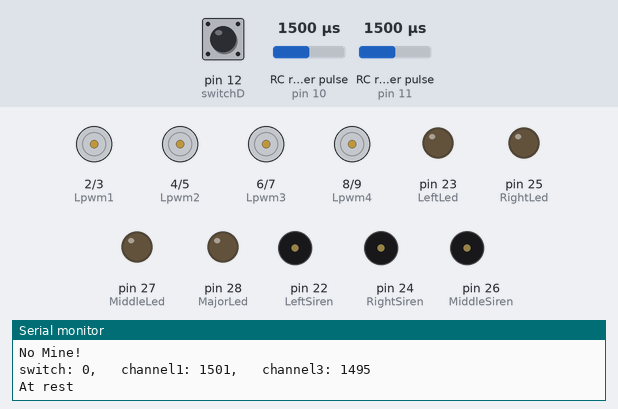
This sketch was run on a simulated Arduino Mega 2560, built with avr-gcc and run on an emulated ATmega2560. On the bench: motor-driver pin pairs drawn as motors (green arrow = first pin HIGH = forward, orange = second pin HIGH = backward, longer = more drive), output pins drawn as LEDs (lit = HIGH), buzzer (waves = sounding, pin HIGH), the last lines printed to the serial monitor. Wiring (inferred from the names in the program): 2 × RC receiver channel: data pin 10 / data pin 11. The inputs (shaded band) are chosen by the test bench; at power-on: RC receiver pulse (sensors on pin 10, pin 11) 1500 µs, pin 12 (switchD) HIGH.

Above: at 1.2 s.
1.3 s: RC receiver pulse (sensor on pin 10) set to 1540 µs
At 1.46 s:
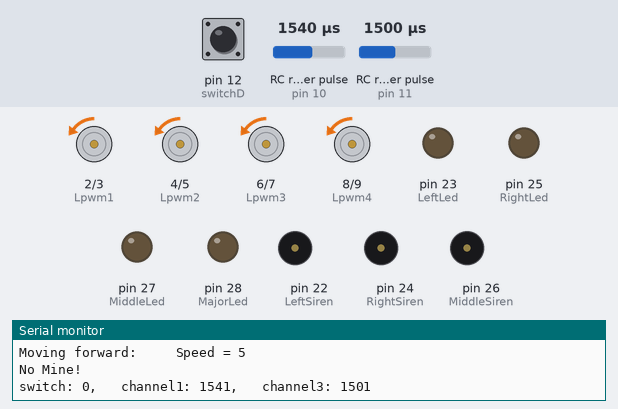
4.3 s: RC receiver pulse (sensor on pin 10) set to 1020 µs
5.8 s: RC receiver pulse (sensor on pin 10) set to 1750 µs
At 7.0 s:
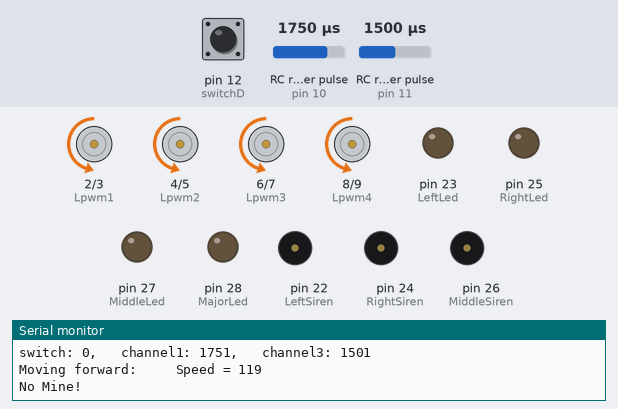
7.3 s: RC receiver pulse (sensor on pin 10) set to 1250 µs
At 8.2 s:
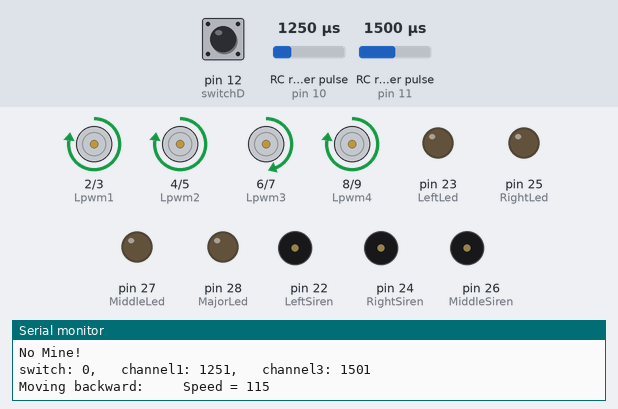
8.8 s: RC receiver pulse (sensor on pin 10) set to 1980 µs
At 10.1 s:
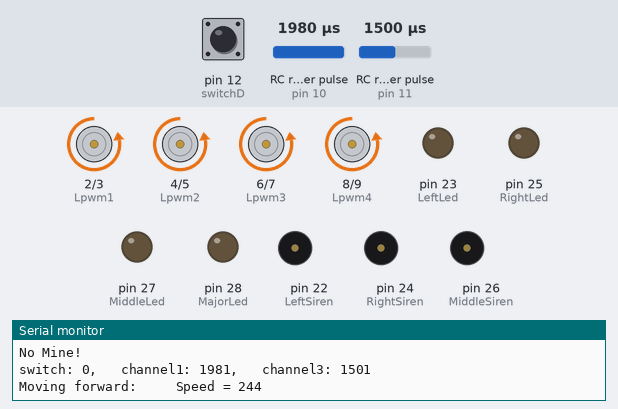
10.4 s: RC receiver pulse (sensor on pin 10) set to 1450 µs
At 11.8 s:
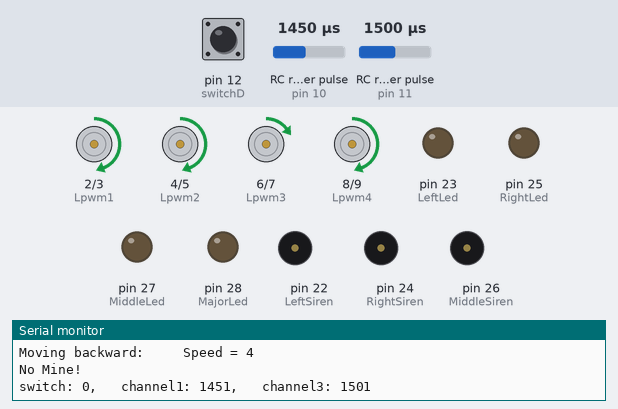
Timing chart, 0 to 12.9 s (numbered marks = the images above; inputs shaded):
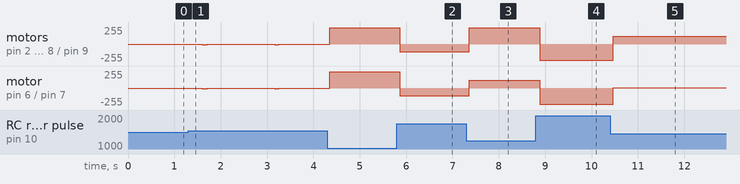

The sketch:

Main_Code.ino
```cpp
/**
 * Minesweepers'18 Manual System
*/

/**
 * Sirens
 */
int LeftSiren = 22;
int RightSiren = 24;
int MiddleSiren = 26;

/**
 * Leds
 */
int LeftLed = 23;
int RightLed = 25;
int MiddleLed = 27;
int MajorLed = 28;

/**
 * Metal Detectors
 */
int LeftDetector = 30;
int RightDetector = 31;
int MiddleDetector = 32;

bool isLeft = false;
bool isRight = false;
bool isMiddle = false;
/**
 * Motors
 */
//Left Motors
int Lpwm1 = 2;
int Rpwm1 = 3;
int Lpwm2 = 4;
int Rpwm2 = 5;

//Right Motors
int Lpwm3 = 6;
int Rpwm3 = 7;
int Lpwm4 = 8;
int Rpwm4 = 9;

int rc_channel1 = 10;
int rc_channel3 = 11;
int switchD = 12;

void setup() {
  pinMode(Lpwm1,OUTPUT);
  pinMode(Rpwm1,OUTPUT);
  pinMode(Lpwm2,OUTPUT);
  pinMode(Rpwm2,OUTPUT);
  pinMode(Lpwm3,OUTPUT);
  pinMode(Rpwm3,OUTPUT);
  pinMode(Lpwm4,OUTPUT);
  pinMode(Rpwm4,OUTPUT);

  pinMode(LeftSiren,OUTPUT);
  pinMode(RightSiren,OUTPUT);
  pinMode(MiddleSiren,OUTPUT);

  pinMode(LeftLed,OUTPUT);
  pinMode(RightLed,OUTPUT);
  pinMode(MiddleLed,OUTPUT);
  pinMode(MajorLed,OUTPUT);

  pinMode(LeftDetector, INPUT);
  pinMode(MiddleDetector, INPUT);
  pinMode(RightDetector, INPUT);

  pinMode(rc_channel1, INPUT);
  pinMode(rc_channel3, INPUT);
  pinMode(switchD, INPUT);

  Serial.begin(9600);
}

void loop() {
  int pwm = 0;
  int swd = pulseIn(switchD, HIGH, 25000);
  int rc1 = pulseIn(rc_channel1, HIGH, 25000);
  int rc3 = pulseIn(rc_channel3, HIGH, 25000);

  Serial.print("switch: ");
  Serial.print(swd);
  Serial.print(",   channel1: ");
  Serial.print(rc1);
  Serial.print(",   channel3: ");
  Serial.println(rc3);

  Move(pwm, swd, rc1, rc3);
  Detect();

  delay(10);
}

//Detection
void Detect(){
  if(LeftDetector == 1 && RightDetector != 1 && MiddleDetector != 1){
    digitalWrite(LeftLed, HIGH);
    digitalWrite(LeftSiren, HIGH);
    digitalWrite(MajorLed, HIGH);
    Forward(0);
    Backward(0);
    Right(0);
    Left(0);
    Serial.println("Mine is left");
  }
  else if(RightDetector == 1 && LeftDetector != 1 && MiddleDetector != 1){
    digitalWrite(RightLed, HIGH);
    digitalWrite(RightSiren, HIGH);
    digitalWrite(MajorLed, HIGH);
    Serial.println("Mine is right");
  }
  else if(MiddleDetector == 1 && LeftDetector != 1 && RightDetector != 1){
    digitalWrite(MiddleLed, HIGH);
    digitalWrite(MiddleSiren, HIGH);
    digitalWrite(MajorLed, HIGH);
    Forward(0);
    Backward(0);
    Right(0);
    Left(0);
    Serial.println("Mine is middle");
  }
  else if(LeftDetector == 1 && RightDetector == 1 && MiddleDetector != 1){
    digitalWrite(LeftLed, HIGH);
    digitalWrite(LeftSiren, HIGH);
    digitalWrite(RightLed, HIGH);
    digitalWrite(RightSiren, HIGH);
    digitalWrite(MajorLed, HIGH);
    Forward(0);
    Backward(0);
    Right(0);
    Left(0);
    Serial.println("Mine is right and left");
  }
  else if(LeftDetector == 1 && MiddleDetector == 1 && RightDetector != 1){
    digitalWrite(LeftLed, HIGH);
    digitalWrite(LeftSiren, HIGH);
    digitalWrite(MiddleLed, HIGH);
    digitalWrite(MiddleSiren, HIGH);
    digitalWrite(MajorLed, HIGH);
    Forward(0);
    Backward(0);
    Right(0);
    Left(0);
    Serial.println("Mine is middle and left");
  }
  else if(RightDetector == 1 && MiddleDetector == 1 && LeftDetector != 1){
    digitalWrite(RightLed, HIGH);
    digitalWrite(RightSiren, HIGH);
    digitalWrite(MiddleLed, HIGH);
    digitalWrite(MiddleSiren, HIGH);
    digitalWrite(MajorLed, HIGH);
    Forward(0);
    Backward(0);
    Right(0);
    Left(0);
    Serial.println("Mine is middle and right");
  }
  else if(LeftDetector == 1 && MiddleDetector ==1 && RightDetector == 1){
    digitalWrite(RightLed, HIGH);
    digitalWrite(RightSiren, HIGH);
    digitalWrite(MiddleLed, HIGH);
    digitalWrite(MiddleSiren, HIGH);
    digitalWrite(LeftLed, HIGH);
    digitalWrite(LeftSiren, HIGH);
    digitalWrite(MajorLed, HIGH);
    Forward(0);
    Backward(0);
    Right(0);
    Left(0);
    Serial.println("Mine is all around the rover");
  }
  else{
    digitalWrite(RightLed, LOW);
    digitalWrite(RightSiren, LOW);
    digitalWrite(MiddleLed, LOW);
    digitalWrite(MiddleSiren, LOW);
    digitalWrite(LeftLed, LOW);
    digitalWrite(LeftSiren, LOW);
    digitalWrite(MajorLed, LOW);
    Serial.println("No Mine!");
  }
}


//Motion
void Move(int pwm, int swd, int rc1, int rc3){
  int swtch = map(swd, 1000, 2000, 0, 255);
    if(rc1 == 0 || rc3 == 0){
    Serial.println("No Signal yasta");
    Forward(0);
    Backward(0);
    Right(0);
    Left(0);
  }
  else if(rc1 > 1530){
      pwm = map(rc1, 1530, 2000, 0, 255);
      Forward(pwm);
      Serial.print("Moving forward:     Speed = ");
      Serial.println(pwm);
    }
  else if(rc1 < 1460){
      pwm = map(rc1, 1460, 1000, 0, 255);
      Backward(pwm);
      Serial.print("Moving backward:     Speed = ");
      Serial.println(pwm);
  }
  else if(rc3 > 1530){
      pwm = map(rc3, 1530, 2000, 0, 255);
      Right(pwm);
      Serial.print("Moving Left:     Speed = ");
      Serial.println(pwm);
    }
  else if(rc3 < 1460){
      pwm = map(rc3, 1460, 1000, 0, 255);
      Left(pwm);
      Serial.print("Moving Left:     Speed = ");
      Serial.println(pwm);
  }
  else if(swtch == 255){
    //TODO
  }
  else{
    Serial.println("At rest");
    Forward(0);
    Backward(0);
    Right(0);
    Left(0);
  }

}

void Forward(int velocity){
  analogWrite(Lpwm1,0);
  analogWrite(Rpwm1,velocity);
  analogWrite(Lpwm2,0);
  analogWrite(Rpwm2,velocity);
  analogWrite(Lpwm3,0);
  analogWrite(Rpwm3,velocity);
  analogWrite(Lpwm4,0);
  analogWrite(Rpwm4,velocity);
}
void Backward(int velocity){
  analogWrite(Lpwm1,velocity);
  analogWrite(Rpwm1,0);
  analogWrite(Lpwm2,velocity);
  analogWrite(Rpwm2,0);
  analogWrite(Lpwm3,velocity);
  analogWrite(Rpwm3,0);
  analogWrite(Lpwm4,velocity);
  analogWrite(Rpwm4,0);
}
void Right(int velocity){
  analogWrite(Lpwm1,0);
  analogWrite(Rpwm1,velocity);
  analogWrite(Lpwm2,0);
  analogWrite(Rpwm2,velocity);
  analogWrite(Lpwm3,velocity);
  analogWrite(Rpwm3,0);
  analogWrite(Lpwm4,velocity);
  analogWrite(Rpwm4,0);
}
void Left(int velocity){
  analogWrite(Lpwm1,velocity);
  analogWrite(Rpwm1,0);
  analogWrite(Lpwm2,velocity);
  analogWrite(Rpwm2,0);
  analogWrite(Lpwm3,0);
  analogWrite(Rpwm3,velocity);
  analogWrite(Lpwm4,0);
  analogWrite(Rpwm4,velocity);
}
```

Measured:
- after the input at 1.3 s, motor on pin 2 (Lpwm1) / pin 3 (Rpwm1), motor on pin 4 (Lpwm2) / pin 5 (Rpwm2), motor on pin 6 (Lpwm3) / pin 7 (Rpwm3), motor on pin 8 (Lpwm4) / pin 9 (Rpwm4): goes backward 5/255 0.28 s, backward 9/255 0.10 s, backward 5/255 1.5 s, backward 9/255 0.09 s, then backward 5/255, starting at once
- after the input at 5.8 s, motor on pin 2 (Lpwm1) / pin 3 (Rpwm1), motor on pin 4 (Lpwm2) / pin 5 (Rpwm2), motor on pin 6 (Lpwm3) / pin 7 (Rpwm3), motor on pin 8 (Lpwm4) / pin 9 (Rpwm4): forward 243/255 → backward 119/255 after 0.06 s
- after the input at 7.3 s, motor on pin 2 (Lpwm1) / pin 3 (Rpwm1), motor on pin 4 (Lpwm2) / pin 5 (Rpwm2), motor on pin 8 (Lpwm4) / pin 9 (Rpwm4): backward 119/255 → forward 243/255 after 0.06 s; motor on pin 6 (Lpwm3) / pin 7 (Rpwm3): backward 119/255 → forward 115/255 after 0.06 s
- after the input at 8.8 s, motor on pin 2 (Lpwm1) / pin 3 (Rpwm1), motor on pin 4 (Lpwm2) / pin 5 (Rpwm2), motor on pin 8 (Lpwm4) / pin 9 (Rpwm4): forward 243/255 → backward 244/255 after 0.08 s; motor on pin 6 (Lpwm3) / pin 7 (Rpwm3): forward 115/255 → backward 244/255 after 0.08 s
- after the input at 10.4 s, motor on pin 2 (Lpwm1) / pin 3 (Rpwm1), motor on pin 4 (Lpwm2) / pin 5 (Rpwm2), motor on pin 8 (Lpwm4) / pin 9 (Rpwm4): backward 244/255 → forward 115/255 after 0.07 s; motor on pin 6 (Lpwm3) / pin 7 (Rpwm3): backward 244/255 → forward 4/255 after 0.07 s
